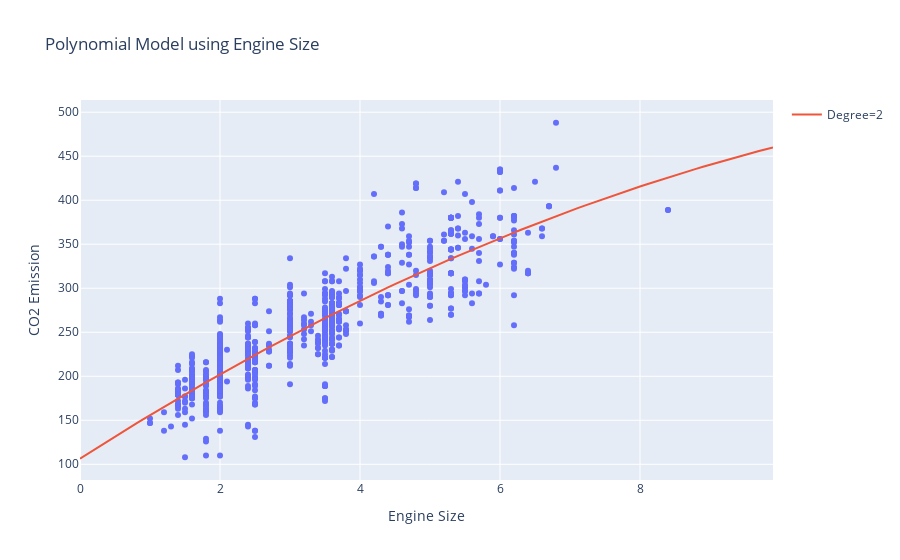

The notebook cell saved with this chart:
### Markdown cell above
As mentioned before, **Coefficient** and **Intercept** , are the parameters of the fit curvy line.
Given that it is a typical multiple linear regression, with 3 parameters, and knowing that the parameters are the intercept and coefficients of hyperplane, sklearn has estimated them from our new set of feature sets. Lets plot it:

### Code cell
fig = px.scatter(x=x_train['ENGINESIZE'], y=y_train['CO2EMISSIONS'],
                title='Polynomial Model using Engine Size',
                labels={'x':'Engine Size', 'y':'CO2 Emission'})

xx = np.arange(0,10,.1)


fig.add_trace(go.Scatter(x=xx,
                        y=lr.intercept_ + lr.coef_[0][1]*xx+
                        lr.coef_[0][2]*np.power(xx,2), name='Degree=2'))

fig.show()

### Figure 1 — Plotly figure (JSON) as saved in the notebook; plotly's stock layout.template omitted (floating-point values rounded to 4 significant figures; data arrays with more than 128 entries replaced by an {"elided": "..."} marker saying what was removed)
{"data": [{"hovertemplate": "Engine Size=%{x}<br>CO2 Emission=%{y}<extra></extra>", "legendgroup": "", "marker": {"color": "#636efa", "symbol": "circle"}, "mode": "markers", "name": "", "orientation": "v", "showlegend": false, "type": "scatter", "x": {"elided": "853 float values"}, "xaxis": "x", "y": {"elided": "853 int values"}, "yaxis": "y"}, {"name": "Degree=2", "type": "scatter", "x": [0, 0.1, 0.2, 0.3, 0.4, 0.5, 0.6, 0.7, 0.8, 0.9, 1, 1.1, 1.2, 1.3, 1.4, 1.5, 1.6, 1.7, 1.8, 1.9, 2, 2.1, 2.2, 2.3, 2.4, 2.5, 2.6, 2.7, 2.8, 2.9, 3, 3.1, 3.2, 3.3, 3.4, 3.5, 3.6, 3.7, 3.8, 3.9, 4, 4.1, 4.2, 4.3, 4.4, 4.5, 4.6, 4.7, 4.8, 4.9, 5, 5.1, 5.2, 5.3, 5.4, 5.5, 5.6, 5.7, 5.8, 5.9, 6, 6.1, 6.2, 6.3, 6.4, 6.5, 6.6, 6.7, 6.8, 6.9, 7, 7.1, 7.2, 7.3, 7.4, 7.5, 7.6, 7.7, 7.8, 7.9, 8, 8.1, 8.2, 8.3, 8.4, 8.5, 8.6, 8.7, 8.8, 8.9, 9, 9.1, 9.2, 9.3, 9.4, 9.5, 9.6, 9.7, 9.8, 9.9], "y": [106.3, 111.4, 116.4, 121.4, 126.4, 131.4, 136.3, 141.2, 146.1, 151.0, 155.8, 160.5, 165.3, 170.0, 174.7, 179.3, 184.0, 188.6, 193.1, 197.6, 202.1, 206.6, 211.1, 215.5, 219.8, 224.2, 228.5, 232.8, 237.0, 241.3, 245.4, 249.6, 253.7, 257.8, 261.9, 265.9, 269.9, 273.9, 277.9, 281.8, 285.7, 289.5, 293.3, 297.1, 300.9, 304.6, 308.3, 312.0, 315.6, 319.2, 322.8, 326.3, 329.8, 333.3, 336.8, 340.2, 343.6, 346.9, 350.2, 353.5, 356.8, 360.0, 363.2, 366.4, 369.5, 372.7, 375.7, 378.8, 381.8, 384.8, 387.7, 390.7, 393.6, 396.4, 399.3, 402.1, 404.8, 407.6, 410.3, 412.9, 415.6, 418.2, 420.8, 423.3, 425.9, 428.4, 430.8, 433.2, 435.6, 438.0, 440.3, 442.7, 444.9, 447.2, 449.4, 451.6, 453.7, 455.8, 457.9, 460.0]}], "layout": {"autosize": true, "legend": {"tracegroupgap": 0}, "title": {"text": "Polynomial Model using Engine Size"}, "xaxis": {"anchor": "y", "autorange": true, "domain": [0, 1], "range": [0, 9.9], "title": {"text": "Engine Size"}, "type": "linear"}, "yaxis": {"anchor": "x", "autorange": true, "domain": [0, 1], "range": [76.64, 519.4], "title": {"text": "CO2 Emission"}, "type": "linear"}}}
